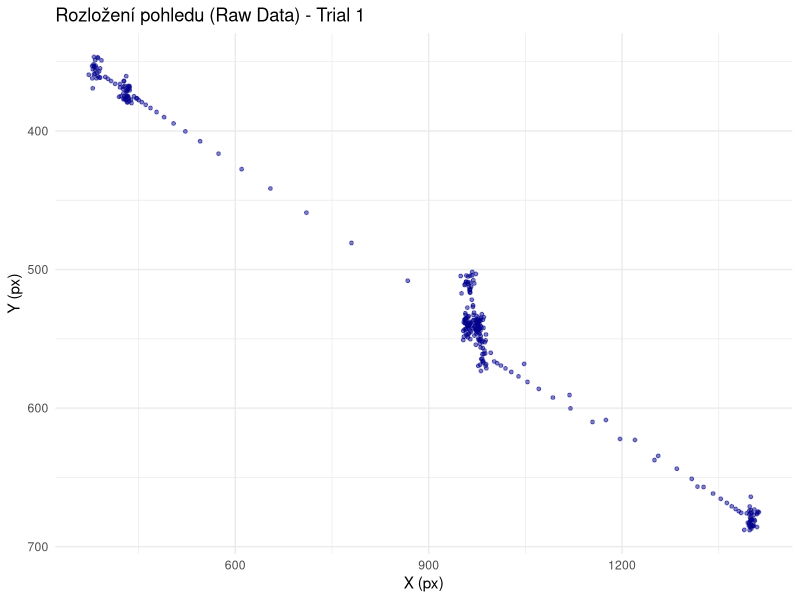
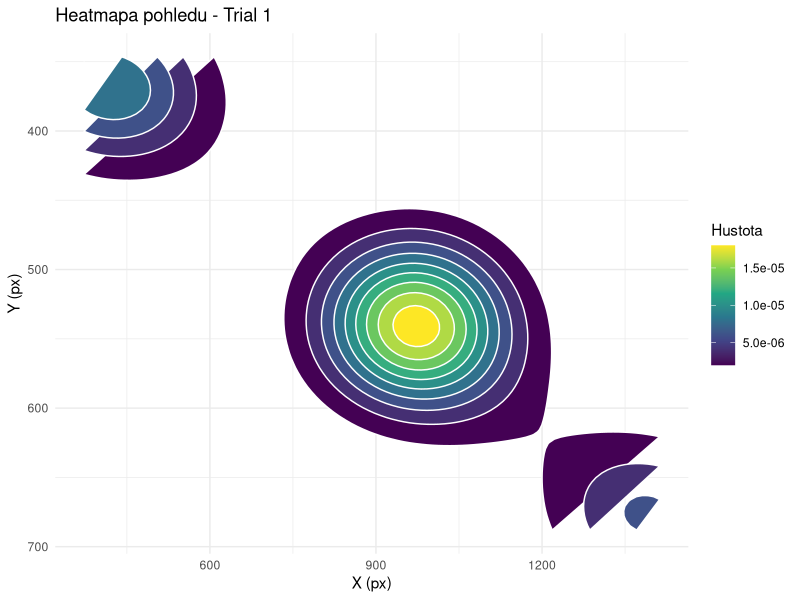
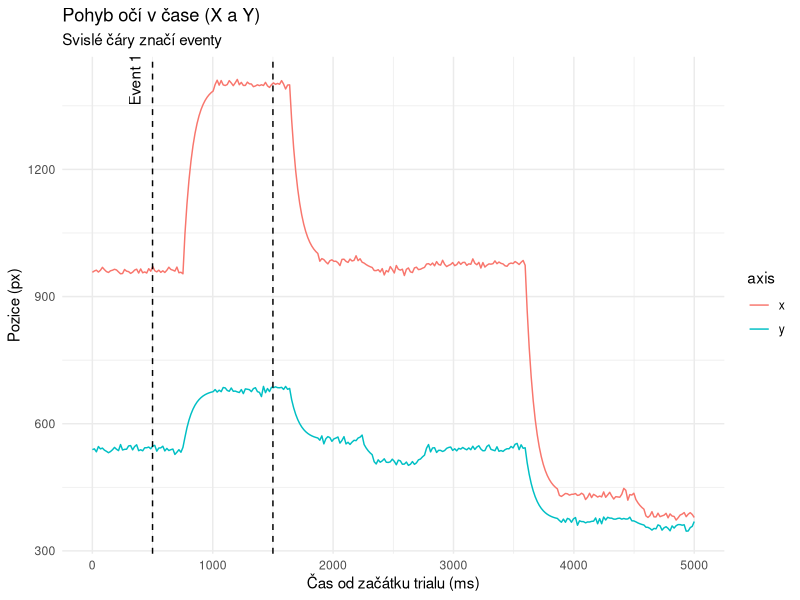
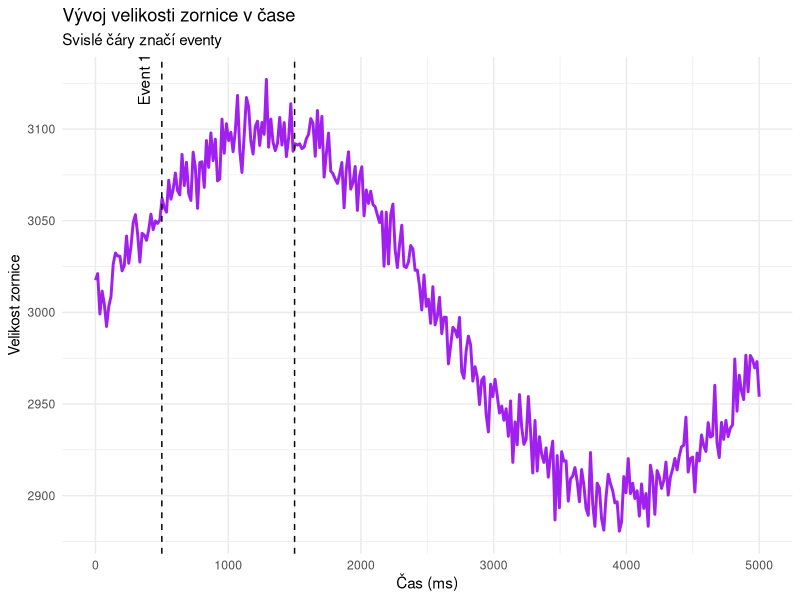
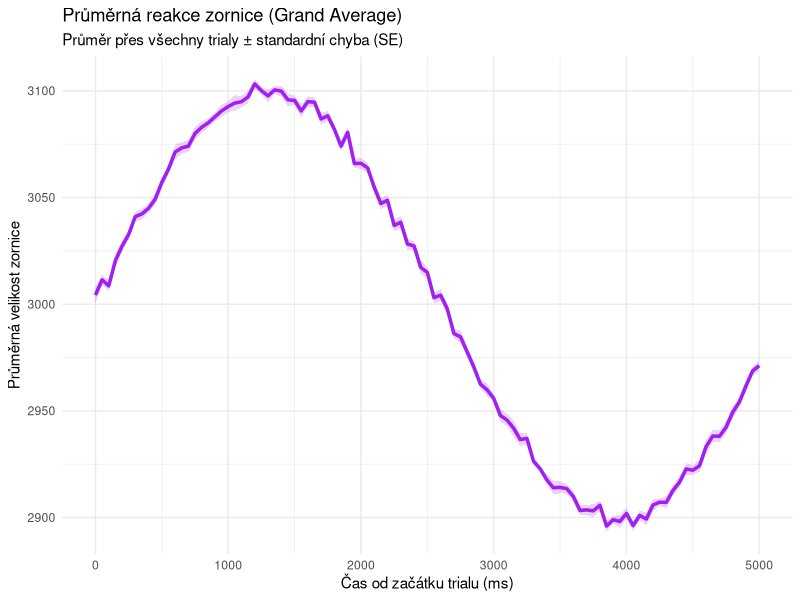

Write R code to recreate these figures, in order.
## ---- chunk 1
knitr::opts_chunk$set(echo = TRUE, warning = FALSE, message = FALSE)
library(dplyr)
library(ggplot2)
library(tidyr)
library(knitr)
## ---- chunk 2
# Načtení raw dat a informací o trialech
raw_data <- read.csv("data/raw_data.csv")
trials <- read.csv("data/trials.csv")

# Spojení dat
df <- raw_data %>%
  left_join(trials, by = "trial_id") %>%
  as_tibble()

# Náhled na data
glimpse(df)
## ---- chunk 3
# Vybereme jeden trial pro přehlednost
df_trial <- df %>% filter(subject_id == 1, trial_id == 1)

ggplot(df_trial, aes(x = x, y = y)) +
  geom_point(alpha = 0.5, size = 1, color = "darkblue") +
  scale_y_reverse() + # Y souřadnice u obrazovek často začínají nahoře
  theme_minimal() +
  labs(
    title = "Rozložení pohledu (Raw Data) - Trial 1",
    x = "X (px)",
    y = "Y (px)"
  )
## ---- chunk 4
ggplot(df_trial, aes(x = x, y = y)) +
  stat_density_2d(aes(fill = ..level..), geom = "polygon", color = "white") +
  scale_fill_viridis_c() +
  scale_y_reverse() +
  theme_minimal() +
  labs(
    title = "Heatmapa pohledu - Trial 1",
    x = "X (px)",
    y = "Y (px)",
    fill = "Hustota"
  )
## ---- chunk 5
# Upravíme čas tak, aby začínal na 0 pro daný trial
df_trial_time <- df_trial %>%
  mutate(time_rel = timestamp - min(timestamp))

# Převedeme do dlouhého formátu pro snadné vykreslení obou os
df_long <- df_trial_time %>%
  select(time_rel, x, y) %>%
  pivot_longer(cols = c(x, y), names_to = "axis", values_to = "position")

ggplot(df_long, aes(x = time_rel, y = position, color = axis)) +
  geom_line() +
  # Přidání eventu (např. čas 500ms a 1500ms jako ukázka)
  geom_vline(xintercept = c(500, 1500), linetype = "dashed", color = "black") +
  annotate("text", x = 500, y = max(df_long$position), label = "Event 1", vjust = -1, angle = 90) +
  theme_minimal() +
  labs(
    title = "Pohyb očí v čase (X a Y)",
    subtitle = "Svislé čáry značí eventy",
    x = "Čas od začátku trialu (ms)",
    y = "Pozice (px)"
  )
## ---- chunk 6
ggplot(df_trial_time, aes(x = time_rel, y = pupil)) +
  geom_line(color = "purple", size = 1) +
  # Přidání eventu do pupilometrie
  geom_vline(xintercept = c(500, 1500), linetype = "dashed", color = "black") +
  annotate("text", x = 500, y = max(df_trial_time$pupil, na.rm = TRUE), label = "Event 1", vjust = -1, angle = 90) +
  theme_minimal() +
  labs(
    title = "Vývoj velikosti zornice v čase",
    subtitle = "Svislé čáry značí eventy",
    x = "Čas (ms)",
    y = "Velikost zornice"
  )
## ---- chunk 7
# Příprava dat: zarovnání času pro všechny trialy
df_erp <- df %>%
  filter(subject_id == 1) %>%
  group_by(trial_id) %>%
  mutate(time_rel = timestamp - min(timestamp)) %>%
  ungroup() %>%
  # Zaokrouhlení času na "biny" pro průměrování (např. po 50 ms)
  mutate(time_bin = round(time_rel / 50) * 50) %>%
  group_by(time_bin) %>%
  summarise(
    mean_pupil = mean(pupil, na.rm = TRUE),
    se_pupil = sd(pupil, na.rm = TRUE) / sqrt(n())
  )

ggplot(df_erp, aes(x = time_bin, y = mean_pupil)) +
  geom_ribbon(aes(ymin = mean_pupil - se_pupil, ymax = mean_pupil + se_pupil), 
              fill = "purple", alpha = 0.2) +
  geom_line(color = "purple", size = 1.2) +
  theme_minimal() +
  labs(
    title = "Průměrná reakce zornice (Grand Average)",
    subtitle = "Průměr přes všechny trialy ± standardní chyba (SE)",
    x = "Čas od začátku trialu (ms)",
    y = "Průměrná velikost zornice"
  )
## ---- chunk 8
# Souhrn za trialy
trial_summary <- df %>%
  group_by(subject_id, trial_id) %>%
  summarise(
    n_samples = n(),
    duration_ms = max(timestamp) - min(timestamp),
    avg_pupil = mean(pupil, na.rm = TRUE),
    sd_pupil = sd(pupil, na.rm = TRUE),
    min_pupil = min(pupil, na.rm = TRUE),
    max_pupil = max(pupil, na.rm = TRUE),
    missing_pupil_pct = sum(is.na(pupil)) / n() * 100
  ) %>%
  ungroup()

# Zobrazení prvních pár řádků
kable(head(trial_summary), digits = 2, caption = "Souhrnné statistiky pro první trialy")
